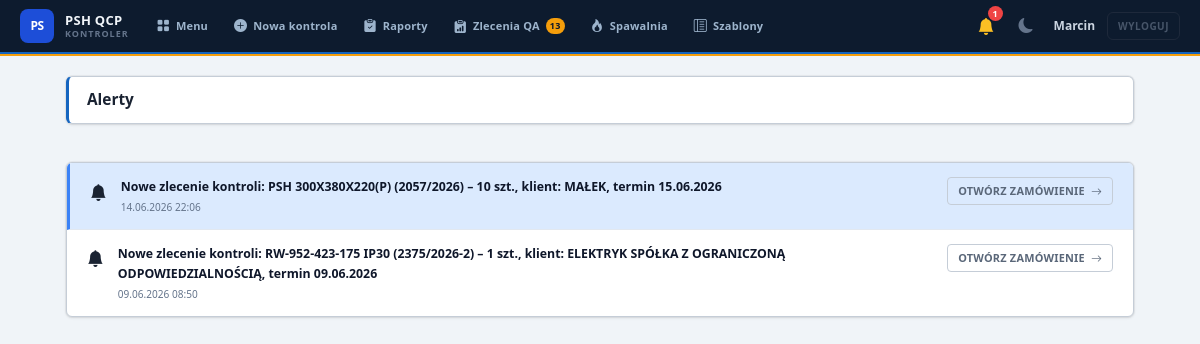
Page /alerts (signed in) on the committed database.
### models.py (models this page shows, shortened)
class User(UserMixin, db.Model):
    __tablename__ = 'users'
    id = db.Column(db.Integer, primary_key=True)
    username = db.Column(db.String(64), unique=True, nullable=False)
    email = db.Column(db.String(120), unique=True, nullable=False)
    password_hash = db.Column(db.String(256), nullable=False)
    role = db.Column(db.String(16), nullable=False, default='kontroler')
    created_at = db.Column(db.DateTime, default=lambda: datetime.now(UTC))
    reports = db.relationship('Report', backref='author', lazy='dynamic',
                             foreign_keys='[Report.user_id]')
    @property
    def is_admin(self): return self.role == 'admin'
    @property
    def role_label(self):
        return {'admin': 'Administrator', 'order': 'Zamawiający',
                'kontroler': 'Kontroler', 'monter': 'Monter',
                'spawacz': 'Spawacz'}.get(self.role, self.role)

class Alert(db.Model):
    __tablename__ = 'alerts'
    id           = db.Column(db.Integer, primary_key=True)
    recipient_id = db.Column(db.Integer, db.ForeignKey('users.id'), nullable=False)
    message      = db.Column(db.String(512), nullable=False)
    alert_type   = db.Column(db.String(32), default='info')  # info / urgent / success
    order_id     = db.Column(db.Integer, db.ForeignKey('orders.id'), nullable=True)
    is_read      = db.Column(db.Boolean, default=False)
    created_at   = db.Column(db.DateTime, default=lambda: datetime.now(UTC))
    recipient    = db.relationship('User', foreign_keys=[recipient_id])
    order        = db.relationship('Order', foreign_keys=[order_id])

### app.py (the view)
@app.route('/alerts')
@login_required
def alerts_list():
    alerts = (Alert.query.filter_by(recipient_id=current_user.id)
              .order_by(Alert.created_at.desc()).limit(60).all())
    Alert.query.filter_by(recipient_id=current_user.id, is_read=False).update({'is_read': True})
    db.session.commit()
    return render_template('alerts/list.html', alerts=alerts)

### templates/alerts/list.html (shortened to what this page needs)
{% extends "base.html" %}
{% block content %}
<div class="page-header">
  <h1 class="page-title">Alerty</h1>
</div>
{% if alerts %}
<div class="card">
  {% for a in alerts %}
  <div class="alert-item {% if not a.is_read %}alert-item--unread{% endif %}">
    <span class="alert-item__icon">
      {%- if a.alert_type == 'urgent' -%}<i class="bi bi-bell-fill"></i>
      {%- elif a.alert_type == 'success' -%}<i class="bi bi-check-circle-fill"></i>
      {%- else -%}<i class="bi bi-info-circle-fill"></i>{%- endif -%}
    </span>
    <div class="alert-item__body">
      <p class="alert-item__msg">{{ a.message }}</p>
      <p class="alert-item__meta">{{ a.created_at|localdt }}</p>
    </div>
    {% if a.order_id %}
    <div class="alert-item__action">
      <a href="{{ url_for('orders_detail', order_id=a.order_id) }}" class="btn btn-ghost btn-sm">
        Otwórz zamówienie <i class="bi bi-arrow-right"></i>
      </a>
    </div>
    {% endif %}
  </div>
  {% endfor %}
</div>
{% else %}
<div class="empty-state"><p>Brak alertów.</p></div>
{% endif %}
{% endblock %}

### templates/base.html (shortened to what this page needs)
<!DOCTYPE html>
<html lang="pl">
<head>
  <link rel="stylesheet" href="{{ url_for('static', filename='css/main.css') }}">
  <link rel="stylesheet" href="{{ url_for('static', filename='css/erp-design.css') }}">
  <link rel="stylesheet" href="https://cdn.jsdelivr.net/npm/bootstrap-icons@1.11.3/font/bootstrap-icons.min.css">
</head>
<body class="light">
{% if current_user.is_authenticated and current_user.is_admin %}
<header class="mobile-header" id="mobile-header">
  <span class="mobile-brand">PS QCP</span>
  <div class="mobile-header-actions">
    <a href="{{ url_for('alerts_list') }}"
       class="mobile-bell-link {% if unread_alerts > 0 %}has-alerts{% endif %}"
       title="Alerty">
      <i class="bi bi-bell-fill"></i>
      {% if unread_alerts > 0 %}<span class="alert-count">{{ unread_alerts }}</span>{% endif %}
    </a>
    <button type="button" class="burger" id="burger" aria-label="Menu" aria-expanded="false">
      <span></span><span></span><span></span>
    </button>
  </div>
</header>
<div class="app">
  <aside class="sidebar" id="sidebar">
    <div class="sidebar-logo">
      <div class="sidebar-logo-mark">PS</div>
      <div class="sidebar-logo-text">
        <div class="sidebar-title">Panel kontrolny<br>produkcji</div>
        <div class="sidebar-subtitle">QCP System</div>
      </div>
      <button class="sidebar-toggle-btn" id="sidebar-toggle-btn" type="button" title="Zwiń / rozwiń">
        <i class="bi bi-chevron-left" id="sidebar-toggle-icon"></i>
      </button>
    </div>
    <nav class="sidebar-nav">
      <a href="{{ url_for('dashboard') }}"
         class="{% if request.endpoint == 'dashboard' %}active{% endif %}">
        <span class="nav-icon"><i class="bi bi-speedometer2"></i></span>
        <span>Dashboard</span>
      </a>
      <a href="{{ url_for('reports_list') }}"
         class="{% if request.endpoint in ('reports_list','report_detail') %}active{% endif %}">
        <span class="nav-icon"><i class="bi bi-clipboard-check"></i></span>
        <span>Raporty QA</span>
      </a>
      <a href="{{ url_for('admin_templates') }}"
         class="{% if request.endpoint and ('template' in request.endpoint or 'category' in request.endpoint or 'task' in request.endpoint) %}active{% endif %}">
        <span class="nav-icon"><i class="bi bi-layout-text-sidebar-reverse"></i></span>
        <span>Szablony</span>
      </a>
      <a href="{{ url_for('orders_list') }}"
         class="{% if request.endpoint and 'orders' in request.endpoint and request.endpoint != 'orders_import_csv' %}active{% endif %}">
        <span class="nav-icon"><i class="bi bi-box-seam"></i></span>
        <span>Zamówienia</span>
      </a>
      <a href="{{ url_for('kosztorys.list_quotes') }}"
         class="{% if request.endpoint and request.endpoint.startswith('kosztorys.') and request.endpoint not in ('kosztorys.admin_prices','kosztorys.admin_rates','kosztorys.admin_cabinets','kosztorys.admin_catalog') %}active{% endif %}">
        <span class="nav-icon"><i class="bi bi-calculator"></i></span>
        <span>Kosztorysy</span>
      </a>
      <a href="{{ url_for('spawalnia.list_records') }}"
         class="{% if request.endpoint and request.endpoint.startswith('spawalnia.') %}active{% endif %}">
        <span class="nav-icon"><i class="bi bi-fire"></i></span>
        <span>Spawalnia</span>
      </a>
      <div class="sidebar-section">Zarządzanie</div>
      <a href="{{ url_for('orders_import_csv') }}"
         class="{% if request.endpoint == 'orders_import_csv' %}active{% endif %}">
        <span class="nav-icon"><i class="bi bi-filetype-csv"></i></span>
        <span>Import CSV</span>
      </a>
      <a href="{{ url_for('admin_users') }}"
         class="{% if request.endpoint and 'user' in request.endpoint %}active{% endif %}">
        <span class="nav-icon"><i class="bi bi-person-gear"></i></span>
        <span>Użytkownicy</span>
      </a>
      <a href="{{ url_for('admin_stats') }}"
         class="{% if request.endpoint == 'admin_stats' %}active{% endif %}">
        <span class="nav-icon"><i class="bi bi-bar-chart-line"></i></span>
        <span>Statystyki</span>
      </a>
      <a href="{{ url_for('admin_audit_log') }}"
         class="{% if request.endpoint == 'admin_audit_log' %}active{% endif %}">
        <span class="nav-icon"><i class="bi bi-journal-text"></i></span>
        <span>Dziennik zdarzeń</span>
      </a>
      <div class="sidebar-section">Kosztorysy – config</div>
      <a href="{{ url_for('kosztorys.admin_prices') }}"
         class="{% if request.endpoint == 'kosztorys.admin_prices' %}active{% endif %}">
        <span class="nav-icon"><i class="bi bi-tags"></i></span>
        <span>Ceny materiałów</span>
      </a>
      <a href="{{ url_for('kosztorys.admin_rates') }}"
         class="{% if request.endpoint == 'kosztorys.admin_rates' %}active{% endif %}">
        <span class="nav-icon"><i class="bi bi-person-workspace"></i></span>
        <span>Stawki robocizny</span>
      </a>
      <a href="{{ url_for('kosztorys.admin_cabinets') }}"
         class="{% if request.endpoint == 'kosztorys.admin_cabinets' %}active{% endif %}">
        <span class="nav-icon"><i class="bi bi-box"></i></span>
        <span>Typy szaf</span>
      </a>
      <a href="{{ url_for('kosztorys.admin_catalog') }}"
         class="{% if request.endpoint == 'kosztorys.admin_catalog' %}active{% endif %}">
        <span class="nav-icon"><i class="bi bi-list-ul"></i></span>
        <span>Katalog produktów</span>
      </a>
    </nav>
    <button class="theme-toggle" id="theme-toggle" type="button">
      <i class="bi bi-moon-fill" id="theme-icon"></i>
      <span id="theme-label">Dark mode</span>
    </button>
    <div class="sidebar-footer">
      <div class="avatar"><i class="bi bi-person-fill"></i></div>
      <span class="user-name" title="{{ current_user.username }}">{{ current_user.username }}</span>
      <a href="{{ url_for('alerts_list') }}"
         class="alert-bell-link {% if unread_alerts > 0 %}has-alerts{% endif %}"
         title="Alerty{% if unread_alerts > 0 %} ({{ unread_alerts }} nowych){% endif %}">
        <i class="bi bi-bell-fill"></i>
        {% if unread_alerts > 0 %}<span class="alert-count">{{ unread_alerts }}</span>{% endif %}
      </a>
      <a href="{{ url_for('logout') }}" class="logout-link">Wyloguj</a>
    </div>
  </aside>
{# ════════════════════════════════════════════════════════════════
   WORKER LAYOUT — elementy otwierające (wk-header)
   ════════════════════════════════════════════════════════════════ #}
{% else %}
<div class="wk-layout">
  <header class="wk-header">
    <div class="wk-header-brand">
      <div class="wk-logo-mark">PS</div>
      <div class="wk-logo-text">
        <div class="wk-app-name">PSH QCP</div>
        <div class="wk-role-badge">{{ current_user.role_label if current_user.is_authenticated else '' }}</div>
      </div>
    </div>
    {% if current_user.is_authenticated %}
    <nav class="wk-nav" aria-label="Nawigacja">
      <a href="{{ url_for('dashboard') }}"
         class="wk-nav-link {% if request.endpoint == 'dashboard' %}active{% endif %}"
         title="Menu główne">
        <i class="bi bi-grid-fill"></i>
        <span class="wk-nav-label">Menu</span>
      </a>
      {% if current_user.role == 'kontroler' %}
        <a href="{{ url_for('new_checklist') }}"
           class="wk-nav-link {% if request.endpoint == 'new_checklist' %}active{% endif %}"
           title="Nowa kontrola">
          <i class="bi bi-plus-circle-fill"></i>
          <span class="wk-nav-label">Nowa kontrola</span>
        </a>
        <a href="{{ url_for('reports_list') }}"
           class="wk-nav-link {% if request.endpoint in ('reports_list','report_detail') %}active{% endif %}"
           title="Raporty QA">
          <i class="bi bi-clipboard-check-fill"></i>
          <span class="wk-nav-label">Raporty</span>
        </a>
        {% if pending_qa_count > 0 %}
        <button type="button" class="wk-nav-link wk-qa-btn" id="wk-qa-btn"
                aria-expanded="false" title="Zlecenia QA do wykonania ({{ pending_qa_count }})">
          <i class="bi bi-clipboard-data-fill"></i>
          <span class="wk-nav-label">Zlecenia QA</span>
          <span class="wk-qa-badge">{{ pending_qa_count }}</span>
        </button>
        {% endif %}
        <a href="{{ url_for('spawalnia.list_records') }}"
           class="wk-nav-link {% if request.endpoint and request.endpoint.startswith('spawalnia.') %}active{% endif %}"
           title="Spawalnia">
          <i class="bi bi-fire"></i>
          <span class="wk-nav-label">Spawalnia</span>
        </a>
        <a href="{{ url_for('admin_templates') }}"
           class="wk-nav-link {% if request.endpoint and ('template' in request.endpoint or 'category' in request.endpoint or 'task' in request.endpoint) %}active{% endif %}"
           title="Szablony">
          <i class="bi bi-layout-text-sidebar-reverse"></i>
          <span class="wk-nav-label">Szablony</span>
        </a>
      {% endif %}
    </nav>
    {% endif %}
    <div class="wk-header-end">
      {% if current_user.is_authenticated %}
      <a href="{{ url_for('alerts_list') }}"
         class="wk-bell-link {% if unread_alerts > 0 %}has-alerts{% endif %}"
         title="Alerty{% if unread_alerts > 0 %} ({{ unread_alerts }} nowych){% endif %}">
        <i class="bi bi-bell-fill"></i>
        {% if unread_alerts > 0 %}<span class="alert-count">{{ unread_alerts }}</span>{% endif %}
      </a>
      <button type="button" class="wk-theme-btn" id="wk-theme-btn" title="Zmień motyw">
        <i class="bi bi-moon-fill" id="wk-theme-icon"></i>
      </button>
      <span class="wk-username" title="{{ current_user.username }}">{{ current_user.username }}</span>
      <a href="{{ url_for('logout') }}" class="wk-logout-link">Wyloguj</a>
      {% endif %}
    </div>
  </header>
  {% if current_user.role == 'kontroler' and pending_qa_count > 0 %}
  <div class="qa-drawer" id="qa-drawer" role="region" aria-label="Zlecenia QA do wykonania">
    <div class="qa-drawer-hdr">
    </div>
  </div>
  {% endif %}
{% endif %}
<main class="{% if current_user.is_authenticated and current_user.is_admin %}main-content{% else %}wk-main{% endif %}">
  {% block content %}{% endblock %}
</main>
{% if current_user.is_authenticated and current_user.is_admin %}
</div>
<div class="sidebar-trigger" id="sidebar-trigger" title="Pokaż menu"></div>
<div class="sidebar-overlay" id="sidebar-overlay"></div>
{% else %}
</div>
{% endif %}
</body>
</html>

### rows in the picture
User: role "KONTROLER", username "Marcin"
Alert: alert_type "urgent" (drawn), message "Nowe zlecenie kontroli: PSH 300X380X220(P) (2057/2026) – 10 szt., klient: MAŁEK, termin 15.06.2026", created_at|localdt "14.06.2026 22:06"
Alert: alert_type "urgent" (drawn), message "Nowe zlecenie kontroli: RW-952-423-175 IP30 (2375/2026-2) – 1 szt., klient: ELEKTRYK SPÓŁKA Z OGRANICZONĄ ODPOWIEDZIALNOŚCIĄ, termin 09.06.2026", created_at|localdt "09.06.2026 08:50"

### other values in the picture
{{ pending_qa_count }} "13"
{{ unread_alerts }} "1"
